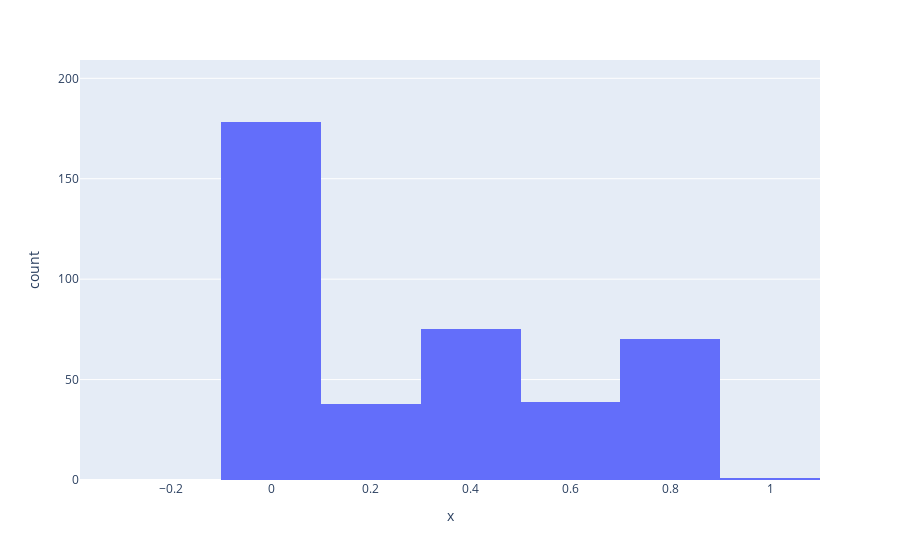

Notebook source saved alongside this figure:
### Code cell
px.histogram(x=data.loc[1465])

### Figure 1 — Plotly figure (JSON) as saved in the notebook; plotly's stock layout.template omitted (floating-point values rounded to 4 significant figures; data arrays with more than 128 entries replaced by an {"elided": "..."} marker saying what was removed)
{"data": [{"alignmentgroup": "True", "bingroup": "x", "hovertemplate": "x=%{x}<br>count=%{y}<extra></extra>", "legendgroup": "", "marker": {"color": "#636efa"}, "name": "", "offsetgroup": "", "orientation": "v", "showlegend": false, "type": "histogram", "x": {"elided": "601 float values"}, "xaxis": "x", "yaxis": "y"}], "layout": {"autosize": true, "barmode": "relative", "legend": {"tracegroupgap": 0}, "margin": {"t": 60}, "xaxis": {"anchor": "y", "autorange": false, "domain": [0, 1], "range": [-0.3831, 1.1], "title": {"text": "x"}, "type": "linear"}, "yaxis": {"anchor": "x", "autorange": false, "domain": [0, 1], "range": [0, 209.1], "title": {"text": "count"}}}}
